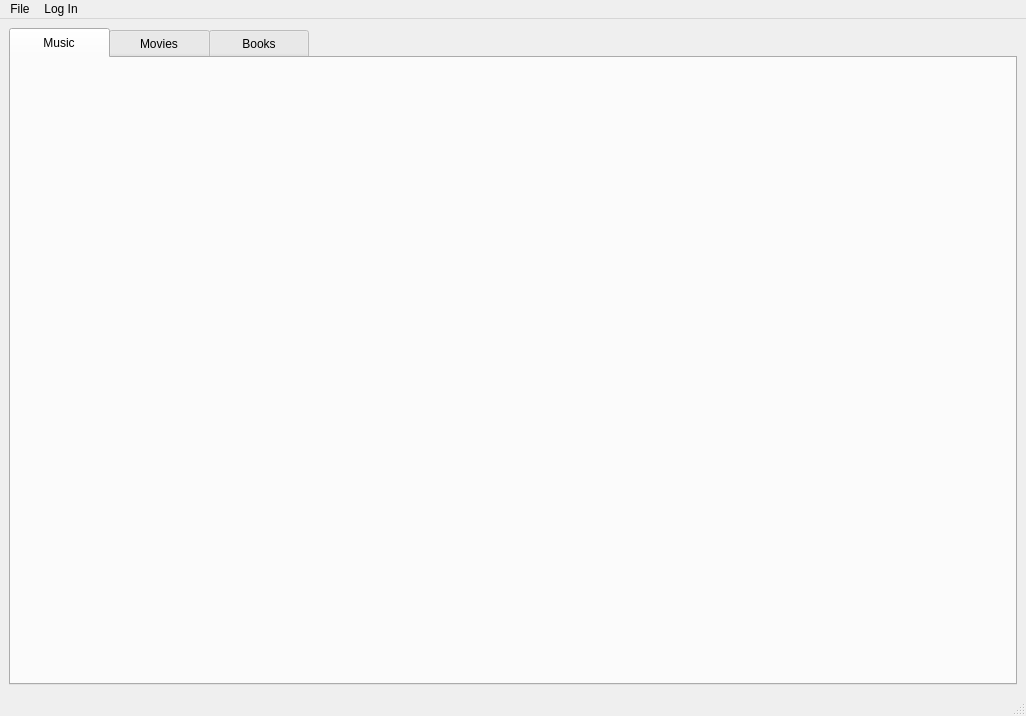
<?xml version="1.0" encoding="UTF-8"?>
<ui version="4.0">
 <class>mainWindow</class>
 <widget class="QMainWindow" name="mainWindow">
  <property name="geometry">
   <rect>
    <x>0</x>
    <y>0</y>
    <width>1026</width>
    <height>716</height>
   </rect>
  </property>
  <property name="windowTitle">
   <string>Placeholder</string>
  </property>
  <property name="autoFillBackground">
   <bool>false</bool>
  </property>
  <widget class="QWidget" name="centralwidget">
   <layout class="QVBoxLayout" name="verticalLayout">
    <item>
     <widget class="QTabWidget" name="tabWidget">
      <property name="font">
       <font>
        <family>Arial</family>
       </font>
      </property>
      <property name="styleSheet">
       <string notr="true">QTabBar::tab { height: 30px; width: 100px; font-size: 9pt }</string>
      </property>
      <property name="tabShape">
       <enum>QTabWidget::Rounded</enum>
      </property>
      <property name="currentIndex">
       <number>0</number>
      </property>
      <property name="elideMode">
       <enum>Qt::ElideNone</enum>
      </property>
      <widget class="QWidget" name="musicTab">
       <attribute name="title">
        <string>Music</string>
       </attribute>
      </widget>
      <widget class="QWidget" name="movieTab">
       <attribute name="title">
        <string>Movies</string>
       </attribute>
      </widget>
      <widget class="QWidget" name="bookTab">
       <attribute name="title">
        <string>Books</string>
       </attribute>
      </widget>
     </widget>
    </item>
   </layout>
  </widget>
  <widget class="QMenuBar" name="menuBar">
   <property name="geometry">
    <rect>
     <x>0</x>
     <y>0</y>
     <width>1026</width>
     <height>26</height>
    </rect>
   </property>
   <property name="layoutDirection">
    <enum>Qt::LeftToRight</enum>
   </property>
   <widget class="QMenu" name="menuFile">
    <property name="title">
     <string>File</string>
    </property>
    <addaction name="actionQuit"/>
   </widget>
   <widget class="QMenu" name="menuLog_In">
    <property name="layoutDirection">
     <enum>Qt::RightToLeft</enum>
    </property>
    <property name="title">
     <string>Log In</string>
    </property>
   </widget>
   <addaction name="menuFile"/>
   <addaction name="menuLog_In"/>
  </widget>
  <widget class="QStatusBar" name="statusBar"/>
  <action name="actionQuit">
   <property name="icon">
    <iconset>
     <normaloff>exit-512.png</normaloff>exit-512.png</iconset>
   </property>
   <property name="text">
    <string>Quit</string>
   </property>
  </action>
 </widget>
 <resources/>
 <connections>
  <connection>
   <sender>actionQuit</sender>
   <signal>triggered()</signal>
   <receiver>mainWindow</receiver>
   <slot>close()</slot>
   <hints>
    <hint type="sourcelabel">
     <x>-1</x>
     <y>-1</y>
    </hint>
    <hint type="destinationlabel">
     <x>399</x>
     <y>299</y>
    </hint>
   </hints>
  </connection>
 </connections>
</ui>
